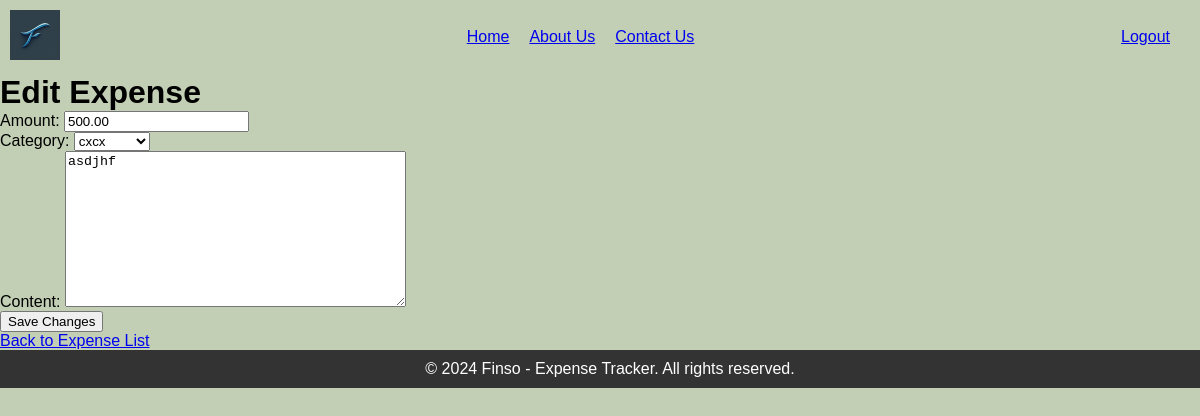
The app's page /expenses/edit/2/ (signed in) with its own data.
### Finso_app/models.py (models this page shows, shortened)
class Expense(models.Model):
    user = models.ForeignKey(User, on_delete=models.CASCADE)
    amount = models.DecimalField(max_digits=10, decimal_places=2)
    category = models.ForeignKey('Category', on_delete=models.CASCADE)
    content = models.TextField()
    date = models.DateField(auto_now_add=True)

### Finso_app/views.py (the view)
# urls.py: path('expenses/edit/<int:expense_id>/', views.edit_expense, name='edit_expense'),
@login_required
def edit_expense(request, expense_id):
    expense = get_object_or_404(Expense, id=expense_id, user=request.user)
    if request.method == 'POST':
        form = ExpenseForm(request.POST, instance=expense)
        if form.is_valid():
            form.save()
            return redirect('expense_list')
    else:
        form = ExpenseForm(instance=expense)
    return render(request, 'edit_expense.html', {'form': form, 'expense': expense})

### Finso_app/forms.py
class ExpenseForm(forms.ModelForm):
    class Meta:
        model = Expense
        fields = ['amount', 'category', 'content']
    widgets = {
        'amount': forms.NumberInput(attrs={'step': '0.01'}),
        'category': forms.Select(attrs={'class': 'form-control'}),
        'content': forms.Textarea(attrs={'rows': 4, 'cols': 50}),
    }

### Finso_app/models.py (called while the page is built)
    def __str__(self):
        return self.name

### Finso_app/templates/edit_expense.html (shortened to what this page needs)
{% extends 'base.html' %}
{% block content %}
    <h1>Edit Expense</h1>
    <form method="post" action="{% url 'edit_expense' expense_id=expense.id %}">
        {{ form.as_p }}
        <button type="submit">Save Changes</button>
    </form>
    <a href="{% url 'expense_list' %}">Back to Expense List</a>
{% endblock %}

### Finso_app/static/base_home.css (style rules this page uses)
body, h1, h2, h3, p, ul, li { margin: 0; padding: 0; }
body { font-family: 'Arial', sans-serif; background-color: #c2cfb4; max-width: 100vw; overflow-x: hidden; }

### records on screen
Expense: amount "500.00", category "cxcx", content "asdjhf"
